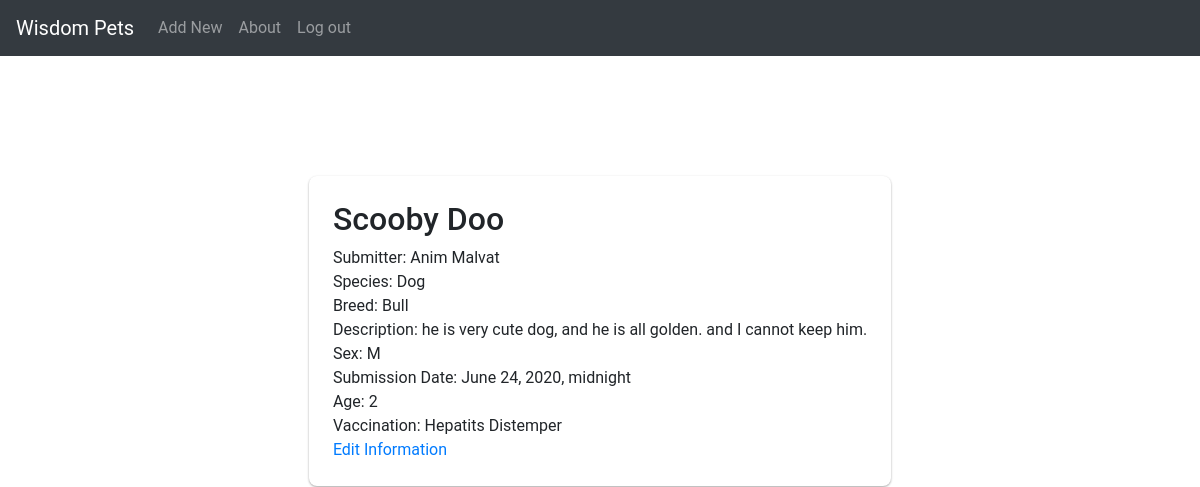
Page /adoptions/1/ on the committed database.
### adoptions/models.py (models this page shows)
class Pet(models.Model):
    SEX_CHOICES = [("M", "Male"), ("F", "Female")]
    name = models.CharField(max_length=100)
    submitter = models.CharField(max_length=100)
    species = models.CharField(max_length=30)
    breed = models.CharField(max_length=30, blank=True)
    description = models.TextField()
    sex = models.CharField(max_length=1, choices=SEX_CHOICES, blank=True)
    submission_date = models.DateTimeField()
    age = models.IntegerField(null=True)
    vaccination = models.ManyToManyField("Vaccination", blank=True)

class Vaccination(models.Model):
    name = models.CharField(max_length=50)
    def __str__(self):
        return self.name

### adoptions/views.py (the view)
# urls.py: path('adoptions/<int:pet_id>/', views.pet_detail, name="pet_detail"),
def pet_detail(request, pet_id):
    try:
        pet = Pet.objects.get(id = pet_id)
    except:
        raise Http404('pet object not found')
    return render(request, 'pet_detail.html', {
        'pet': pet,
    })

### adoptions/templates/pet_detail.html (shortened to what this page needs)
{% extends 'base.html'%}
{% load static %}
{% block 'scripts'%}
    <link rel="stylesheet" href="{% static 'css/styles.css'%}"/>
{% endblock %}
{% block 'body' %}
    <div class="pet-detail-container">
        <div class="petname petdetail">
            <h2>
                {{ pet.name }}
            </h2>
            Submitter: {{ pet.submitter }} </br>
            Species: {{ pet.species }} </br>
            Breed: {{ pet.breed }} </br>
            Description: {{ pet.description }} </br>
            Sex: {{ pet.sex }} </br>
            Submission Date: {{ pet.submission_date }} </br>
            Age: {{ pet.age }} </br>
            Vaccination: {% if pet.vaccination %}
            {% for vaccination in pet.vaccination.all %}
                {{ vaccination }}
            {% endfor %}
            {% endif %}
            <a href="{% url 'edit_pet' pet.id %}"> Edit Information </a>
        </div>
    </div>
{% endblock %}

### static/css/styles.css (style rules this page uses)
body { margin: 0; font-family: 'Roboto', sans-serif; }
.pet-detail-container { display: flex; justify-content: center; align-content: center; }
.petname { padding: 2%; margin: 1%; box-shadow: 0 1px 3px rgba(0,0,0,0.12), 0 1px 2px rgba(0,0,0,0.24); border-radius: 8px; }
.petdetail { margin-top: 10%; }

### rows in the picture
Pet: name "Scooby Doo", submitter "Anim Malvat", species "Dog", breed "Bull", description "he is very cute dog, and he is all golden. and I cannot keep him.", sex "M", submission_date "June 24, 2020, midnight", age "2"
Vaccination: name "Hepatits"
Vaccination: name "Distemper"
